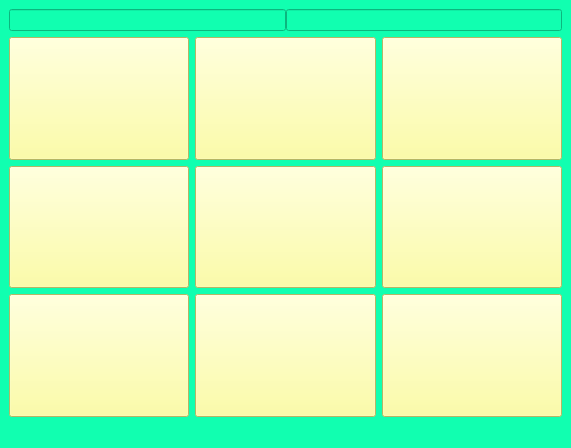
<?xml version="1.0" encoding="UTF-8"?>
<ui version="4.0">
 <class>MainWindow</class>
 <widget class="QMainWindow" name="MainWindow">
  <property name="geometry">
   <rect>
    <x>0</x>
    <y>0</y>
    <width>571</width>
    <height>448</height>
   </rect>
  </property>
  <property name="windowTitle">
   <string>MainWindow</string>
  </property>
  <property name="styleSheet">
   <string notr="true">background-color: rgb(17, 255, 176);</string>
  </property>
  <widget class="QWidget" name="centralwidget">
   <layout class="QGridLayout" name="gridLayout">
    <item row="2" column="2">
     <widget class="QPushButton" name="p6">
      <property name="sizePolicy">
       <sizepolicy hsizetype="Minimum" vsizetype="Preferred">
        <horstretch>0</horstretch>
        <verstretch>0</verstretch>
       </sizepolicy>
      </property>
      <property name="styleSheet">
       <string notr="true">background-color: rgb(254, 255, 142);</string>
      </property>
      <property name="text">
       <string/>
      </property>
     </widget>
    </item>
    <item row="1" column="1">
     <widget class="QPushButton" name="p2">
      <property name="sizePolicy">
       <sizepolicy hsizetype="Minimum" vsizetype="Preferred">
        <horstretch>0</horstretch>
        <verstretch>0</verstretch>
       </sizepolicy>
      </property>
      <property name="styleSheet">
       <string notr="true">background-color: rgb(254, 255, 142);</string>
      </property>
      <property name="text">
       <string/>
      </property>
     </widget>
    </item>
    <item row="1" column="2">
     <widget class="QPushButton" name="p3">
      <property name="sizePolicy">
       <sizepolicy hsizetype="Minimum" vsizetype="Preferred">
        <horstretch>0</horstretch>
        <verstretch>0</verstretch>
       </sizepolicy>
      </property>
      <property name="styleSheet">
       <string notr="true">background-color: rgb(254, 255, 142);</string>
      </property>
      <property name="text">
       <string/>
      </property>
     </widget>
    </item>
    <item row="2" column="1">
     <widget class="QPushButton" name="p5">
      <property name="sizePolicy">
       <sizepolicy hsizetype="Minimum" vsizetype="Preferred">
        <horstretch>0</horstretch>
        <verstretch>0</verstretch>
       </sizepolicy>
      </property>
      <property name="styleSheet">
       <string notr="true">background-color: rgb(254, 255, 142);</string>
      </property>
      <property name="text">
       <string/>
      </property>
     </widget>
    </item>
    <item row="3" column="0">
     <widget class="QPushButton" name="p7">
      <property name="sizePolicy">
       <sizepolicy hsizetype="Minimum" vsizetype="Preferred">
        <horstretch>0</horstretch>
        <verstretch>0</verstretch>
       </sizepolicy>
      </property>
      <property name="styleSheet">
       <string notr="true">background-color: rgb(254, 255, 142);</string>
      </property>
      <property name="text">
       <string/>
      </property>
     </widget>
    </item>
    <item row="3" column="1">
     <widget class="QPushButton" name="p8">
      <property name="sizePolicy">
       <sizepolicy hsizetype="Minimum" vsizetype="Preferred">
        <horstretch>0</horstretch>
        <verstretch>0</verstretch>
       </sizepolicy>
      </property>
      <property name="styleSheet">
       <string notr="true">background-color: rgb(254, 255, 142);</string>
      </property>
      <property name="text">
       <string/>
      </property>
     </widget>
    </item>
    <item row="1" column="0">
     <widget class="QPushButton" name="p1">
      <property name="sizePolicy">
       <sizepolicy hsizetype="Minimum" vsizetype="Preferred">
        <horstretch>0</horstretch>
        <verstretch>0</verstretch>
       </sizepolicy>
      </property>
      <property name="styleSheet">
       <string notr="true">background-color: rgb(254, 255, 142);</string>
      </property>
      <property name="text">
       <string/>
      </property>
     </widget>
    </item>
    <item row="2" column="0">
     <widget class="QPushButton" name="p4">
      <property name="sizePolicy">
       <sizepolicy hsizetype="Minimum" vsizetype="Preferred">
        <horstretch>0</horstretch>
        <verstretch>0</verstretch>
       </sizepolicy>
      </property>
      <property name="styleSheet">
       <string notr="true">background-color: rgb(254, 255, 142);</string>
      </property>
      <property name="text">
       <string/>
      </property>
     </widget>
    </item>
    <item row="0" column="0" colspan="3">
     <layout class="QHBoxLayout" name="horizontalLayout">
      <property name="spacing">
       <number>0</number>
      </property>
      <property name="sizeConstraint">
       <enum>QLayout::SetNoConstraint</enum>
      </property>
      <item>
       <widget class="QLineEdit" name="lineEdit1"/>
      </item>
      <item>
       <widget class="QLineEdit" name="lineEdit2"/>
      </item>
     </layout>
    </item>
    <item row="3" column="2">
     <widget class="QPushButton" name="p9">
      <property name="sizePolicy">
       <sizepolicy hsizetype="Minimum" vsizetype="Preferred">
        <horstretch>0</horstretch>
        <verstretch>0</verstretch>
       </sizepolicy>
      </property>
      <property name="styleSheet">
       <string notr="true">background-color: rgb(254, 255, 142);</string>
      </property>
      <property name="text">
       <string/>
      </property>
     </widget>
    </item>
   </layout>
  </widget>
  <widget class="QStatusBar" name="statusBar"/>
 </widget>
 <resources/>
 <connections/>
</ui>
